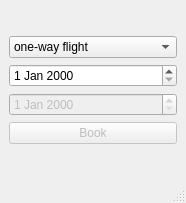
<?xml version="1.0" encoding="UTF-8"?>
<ui version="4.0">
 <class>MainWindow</class>
 <widget class="QMainWindow" name="MainWindow">
  <property name="geometry">
   <rect>
    <x>0</x>
    <y>0</y>
    <width>186</width>
    <height>203</height>
   </rect>
  </property>
  <property name="windowTitle">
   <string>MainWindow</string>
  </property>
  <widget class="QWidget" name="centralwidget">
   <layout class="QVBoxLayout" name="verticalLayout_2">
    <item>
     <layout class="QVBoxLayout" name="verticalLayout">
      <item>
       <widget class="QComboBox" name="comboBox">
        <item>
         <property name="text">
          <string>one-way flight</string>
         </property>
        </item>
        <item>
         <property name="text">
          <string>return flight</string>
         </property>
        </item>
       </widget>
      </item>
      <item>
       <widget class="QDateEdit" name="dateEdit"/>
      </item>
      <item>
       <widget class="QDateEdit" name="dateEdit_2">
        <property name="enabled">
         <bool>false</bool>
        </property>
       </widget>
      </item>
      <item>
       <widget class="QPushButton" name="pushButton">
        <property name="enabled">
         <bool>false</bool>
        </property>
        <property name="text">
         <string>Book</string>
        </property>
       </widget>
      </item>
     </layout>
    </item>
   </layout>
  </widget>
  <widget class="QMenuBar" name="menubar">
   <property name="geometry">
    <rect>
     <x>0</x>
     <y>0</y>
     <width>186</width>
     <height>28</height>
    </rect>
   </property>
  </widget>
  <widget class="QStatusBar" name="statusbar"/>
 </widget>
 <resources/>
 <connections/>
</ui>
